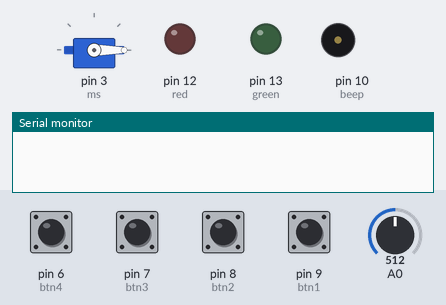
A sketch run on a simulated Arduino Uno, built with avr-gcc and run on an emulated ATmega328P. Shown: servo, output pins drawn as LEDs (lit = HIGH), buzzer (waves = sounding), the last lines printed to the serial monitor. The inputs (shaded band) are chosen by the test bench; at power-on: pin 6 (btn4), pin 7 (btn3), pin 8 (btn2), pin 9 (btn1) LOW, A0 = 512.

Above: at 1.2 s.
1.3 s: pin 6 (btn4) pulled HIGH for 0.15 s
At 2.3 s:
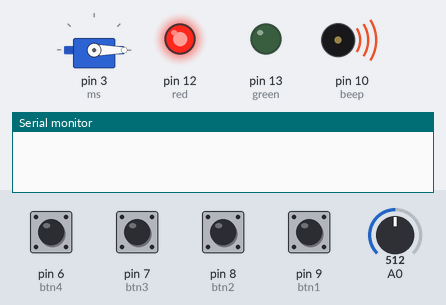
4.4 s: pin 7 (btn3) pulled HIGH for 0.15 s
At 5.3 s:
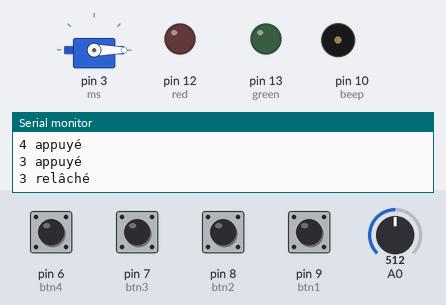
6.0 s: pin 6 (btn4) pulled HIGH for 1 s
At 7.1 s:
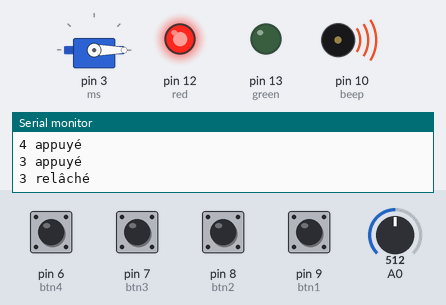
9.5 s: A0 set to 11
11.0 s: A0 set to 8
At 12.1 s:
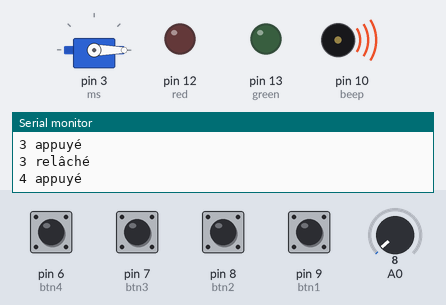
Timing chart, 0 to 13.5 s (numbered marks = the images above; inputs shaded):
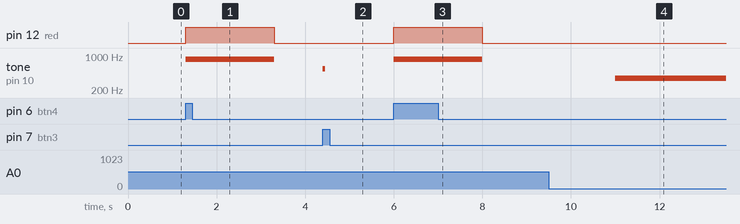

Measured:
- the behaviour switches between 10 and 9 on A0 (found by bisection; images 3 and 4)
- after the input at 1.3 s, pin 12 (red): LOW → HIGH at once, → LOW 2.0 s later; tone on pin 10 (beep): silent → 850 Hz at once, → silent 2.0 s later
- after the input at 4.4 s, tone on pin 10 (beep): silent → 550 Hz at once, → silent 0.05 s later
- after the input at 6.0 s, pin 12 (red): LOW → HIGH at once, → LOW 2.0 s later; tone on pin 10 (beep): silent → 850 Hz at once, → silent 2.0 s later
- after the input at 9.5 s, every drawn part: stays the same
- after the input at 11.0 s, tone on pin 10 (beep): silent → 350 Hz at once

The sketch:

test_tp.ino
```cpp
#include <Servo.h>

int red = 12;
int green = 13;

Servo ms;

int btn1 = 9;
int btn2 = 8;
int btn3 = 7;
int btn4 = 6;

int btnState1 = LOW;
int btnState2 = LOW;
int btnState3 = LOW;
int btnState4 = LOW;

int beep = 10;

int pw[6]={1,2,3,3,1};
int i=0;
int t[50];

void setup() {
  Serial.begin(9600);
  pinMode(red, OUTPUT);
  pinMode(green, OUTPUT);
  pinMode(btn1, INPUT);
  pinMode(btn2, INPUT);
  pinMode(btn3, INPUT);
  pinMode(btn4, INPUT);
  pinMode(beep, OUTPUT);
  ms.attach(3);
  ms.write(0);
}

void test() {
  digitalWrite(red, HIGH);
  digitalWrite(green, HIGH);
  tone(beep,500);
  delay(100);
  noTone(beep);
  digitalWrite(red, LOW);
  digitalWrite(green, LOW);
}

void validate() {
  int k = 0;
  for(k; t[k]!=0; k++) //length ta3 wish
  if(k>5)
    {
      Vfalse();
      return;
    }

  for(int j=0; j<5; j++) {
    if(pw[j]!=t[j])
      {
        Vfalse();
        return;
      }
  }
  Vtrue();
  return;
}
void Vdelete()
 {
   for(int i=0; i<6; i++)
    t[i]=0;
 }

void Vfalse() {
  Vdelete();
  digitalWrite(red, HIGH);
  tone(beep,850);
  delay(2000);
  noTone(beep);
  digitalWrite(red, LOW);
  t[5]=0;
}

void Vtrue() {
  Vdelete();
  digitalWrite(green, HIGH);
  ms.write(90);
  delay(4000);
  ms.write(0);
  digitalWrite(green, LOW);
}

void loop() {

if (digitalRead(btn1) != btnState1) {
    if (digitalRead(btn1) == HIGH) {
      tone(beep,550,50);
      t[i]=1;
      i++;
      Serial.println("1 appuyé");
    } else {
      Serial.println("1 relâché");
    }
    btnState1 = digitalRead(btn1);
  }

if (digitalRead(btn2) != btnState2) {
    if (digitalRead(btn2) == HIGH) {
      tone(beep,550,50);
      t[i]=2;
      i++;
      Serial.println("2 appuyé");
    } else {
      Serial.println("2 relâché");
    }
    btnState2 = digitalRead(btn2);
  }

if (digitalRead(btn3) != btnState3) {
    if (digitalRead(btn3) == HIGH) {
      tone(beep,550,50);
      t[i]=3;
      i++;
      Serial.println("3 appuyé");
    } else {
      Serial.println("3 relâché");
    }
    btnState3 = digitalRead(btn3);
  }

if (digitalRead(btn4) != btnState4) {
    if (digitalRead(btn4) == HIGH) {
      tone(beep,650,100);
      validate();
      i=0;
      Serial.println("4 appuyé");
    } else {
      Serial.println("4 relâché");
    }
    btnState4 = digitalRead(btn4);
  }

if(analogRead(A0)<10) {
  i=0;
  Vdelete();
  tone(beep,350,100);
}

}
```
